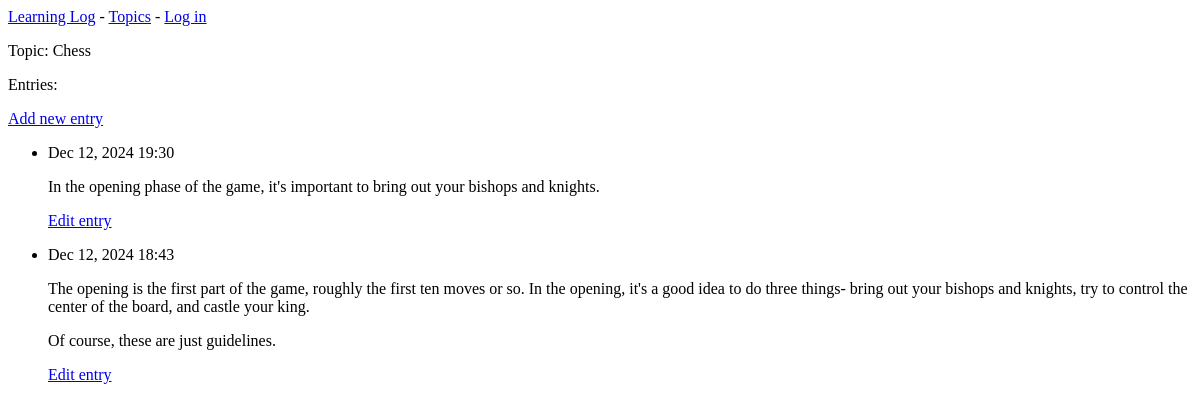
The page /topics/1/ on the database as committed earlier.
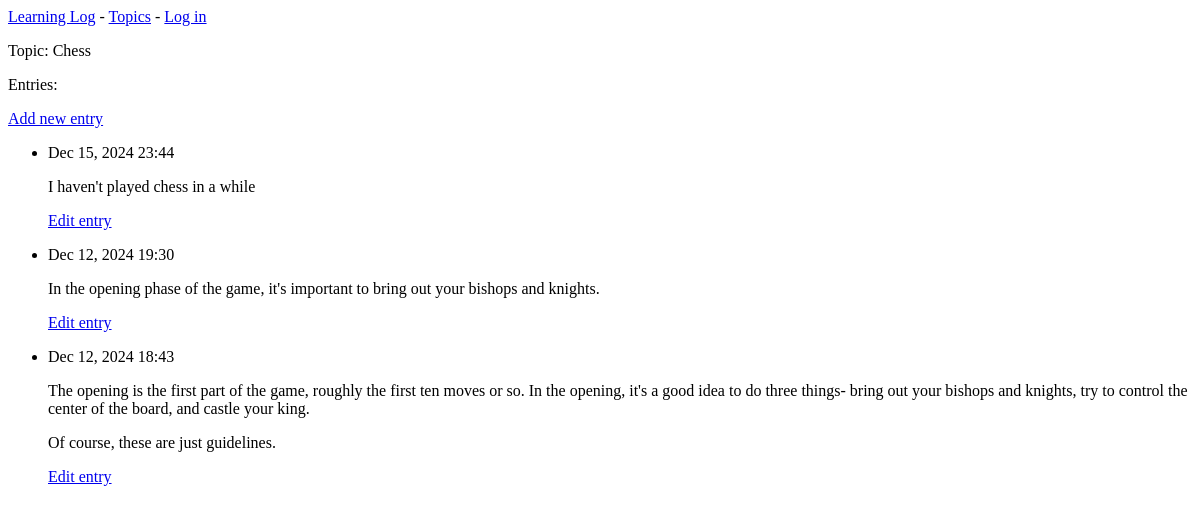
The same page on the database as committed later.
### learning_logs/models.py (models this page shows, shortened)
class Entry(models.Model):
    topic = models.ForeignKey(Topic, on_delete=models.CASCADE)
    text = models.TextField()
    date_added = models.DateTimeField(auto_now_add=True)
    class Meta:
        verbose_name_plural = 'entries'

### learning_logs/views.py (the view)
# urls.py: path('topics/<int:topic_id>/', views.topic, name='topic'),
def topic(request, topic_id):
    topic = Topic.objects.get(id=topic_id)
    entries = topic.entry_set.order_by('-date_added')
    context = {'topic': topic, 'entries': entries}
    return render(request, 'learning_logs/topic.html', context)

### learning_logs/templates/learning_logs/topic.html
{% extends 'learning_logs/base.html' %} {% block content %}
<p>Topic: {{ topic.text }}</p>
<p>Entries:</p>
<p><a href="{% url 'learning_logs:new_entry' topic.id %}">Add new entry</a></p>
<ul>
  {% for entry in entries %}
  <li>
    <p>{{ entry.date_added|date:'M d, Y H:i' }}</p>
    <p>{{ entry.text|linebreaks }}</p>
    <p>
      <a href="{% url 'learning_logs:edit_entry' entry.id %}">Edit entry</a>
    </p>
  </li>
  {% empty %}
  <li>There are no entries for this topic yet.</li>
  {% endfor %}
</ul>
{% endblock content %}

Rows that differ between the two databases and show on the page:
added Entry: date_added "Dec 15, 2024 23:44", text "I haven't played chess in a while"
